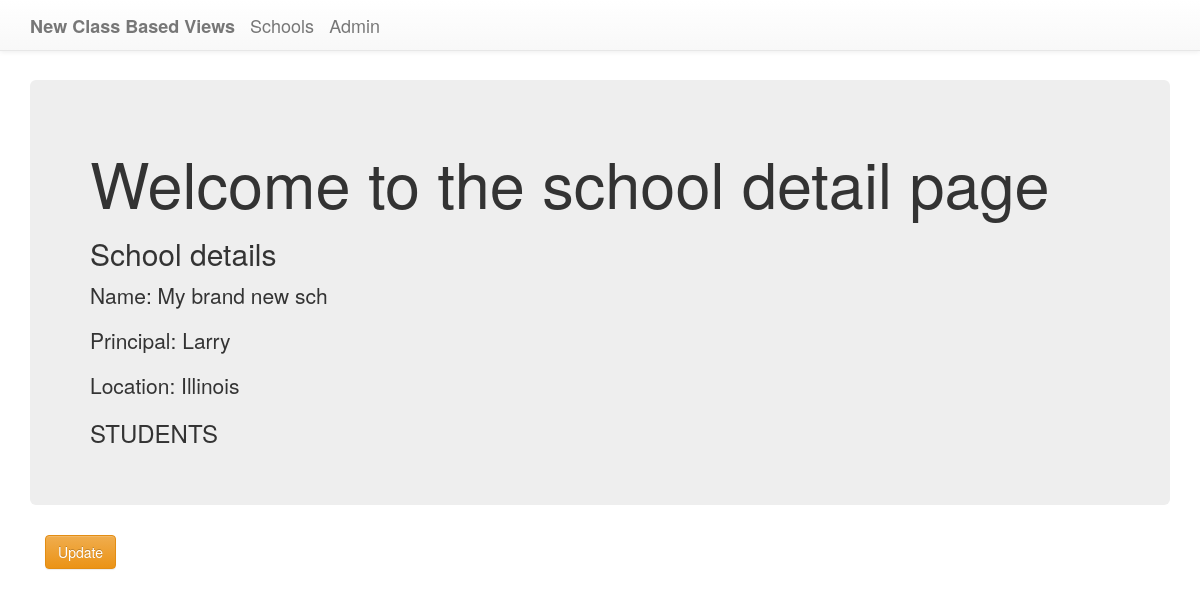
Before: /first_app/school/3/ with the older database file.
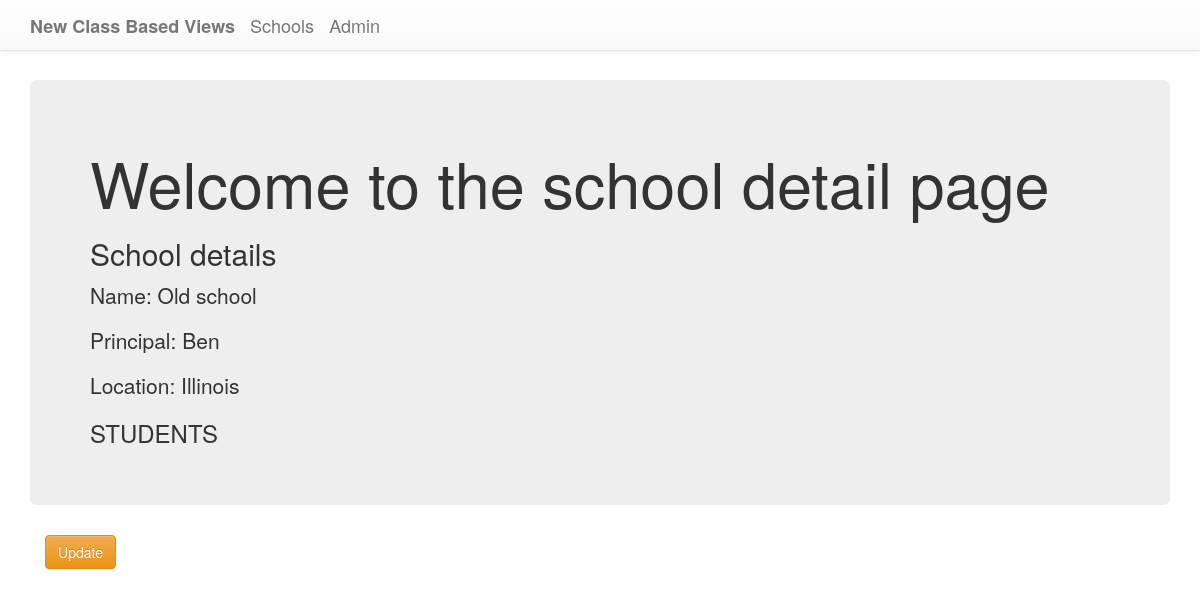
After: the same page with the newer database file.
### first_app/models.py (models this page shows, shortened)
class School(models.Model):
    name = models.CharField(max_length=254)
    principal = models.CharField(max_length=24)
    location = models.CharField(max_length=245)

### first_app/views.py (the view)
# urls.py: url(r'^school/(?P<pk>\d+)/$',views.SchoolDetailView.as_view(),name='detail'),# passing in the primarykey related to the particular schools detail
class SchoolDetailView(DetailView):
    context_object_name = 'school_detail'#as for detailview it just returns model name lowercase in this case school
    model = models.School
    template_name = 'first_app/schoolDetail.html'

### first_app/templates/first_app/schoolDetail.html (shortened to what this page needs)
{% extends 'first_app/first_appBase.html' %}
{% block body_block %}
    <div class="jumbotron">
        <h1>Welcome to the school detail page</h1>
        <h2> School details</h2>
        <p>Name: {{ school_detail.name }}</p>
        <p>Principal: {{ school_detail.principal }}</p>
        <p>Location: {{ school_detail.location }}</p>
        <h3>STUDENTS</h3>
    </div>
    <div class="container">
        <p><a class="btn btn-warning" href="{% url 'firstapp:update' pk=school_detail.pk %}">Update</a></p>
    </div>
{% endblock body_block %}

Changed rows visible on the page:
changed School "Illinois": name "My brand new sch" → "Old school"; principal "Larry" → "Ben"
